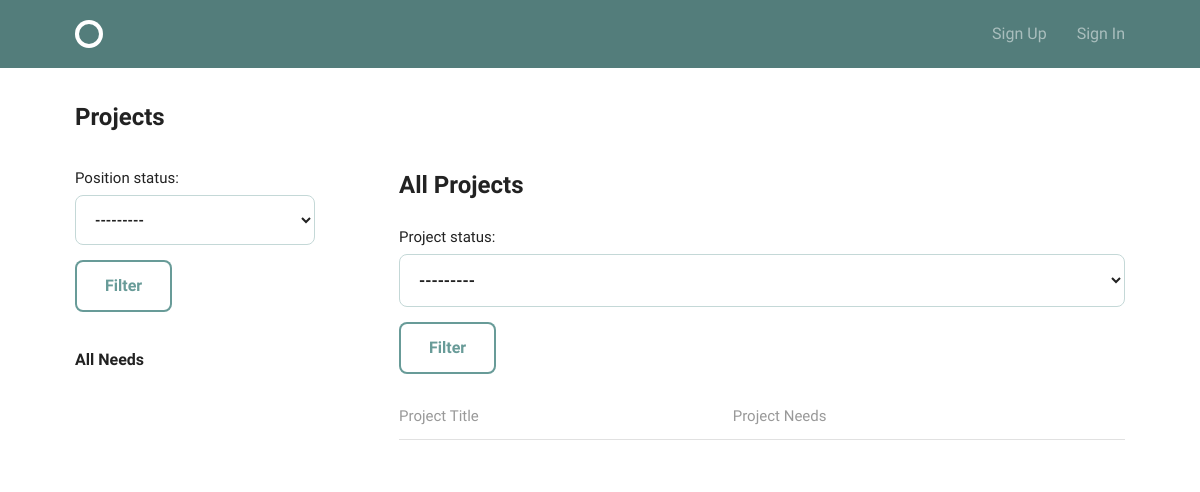
The app's page /, older data.
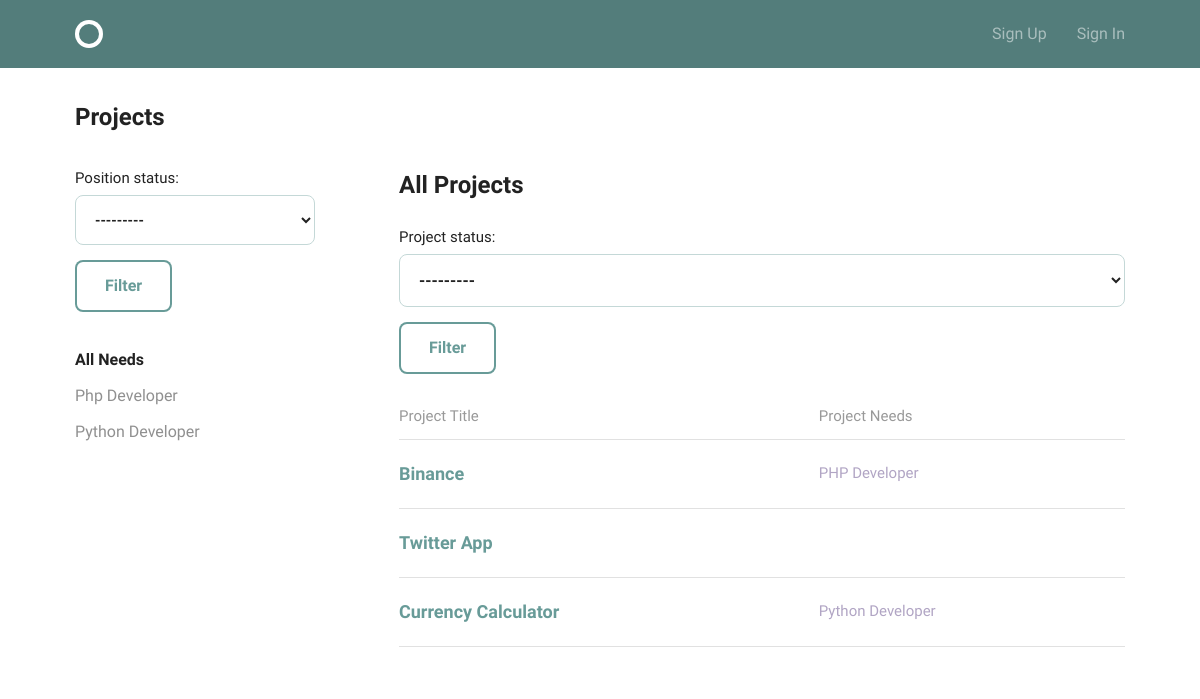
The same page, newer data.
### projects/models.py (models this page shows, shortened)
class Position(models.Model):
    project = models.ForeignKey('Project', on_delete=models.CASCADE)
    title = models.CharField(max_length=255, blank=True, default='')
    description = MarkdownxField(default='')
    main_skills = models.ManyToManyField('accounts.MainSkill',
                                         related_name='positions_main')
    other_skills = models.ManyToManyField('accounts.OtherSkill',
                                          related_name='positions_other')
    position_status = models.CharField(max_length=255,
                                       choices=POSITION_STATUS,
                                       blank=True)
    slug = models.SlugField(editable=False, blank=True)
    timeline = models.CharField(max_length=60, blank=True)
    created_at = models.DateTimeField(auto_now_add=True)
    class Meta:
        ordering = ['-created_at']

class Project(models.Model):
    owner = models.ForeignKey(settings.AUTH_USER_MODEL,
                              on_delete=models.CASCADE,
                              related_name='projects')
    title = models.CharField(max_length=255, unique=True)
    description = MarkdownxField(max_length=2500, default='')
    project_timeline = MarkdownxField(max_length=500, default='')
    applicant_requirements = MarkdownxField(max_length=500, default='')
    project_status = models.CharField(max_length=255,
                                      choices=PROJECT_STATUS,
                                      blank=True)
    slug = models.SlugField(allow_unicode=True, unique=True)
    created_at = models.DateTimeField(auto_now_add=True)
    class Meta:
        ordering = ['-created_at']

### projects/views.py (the view)
# urls.py: path('', views.ProjectAll.as_view(), name='projects_all'),
class ProjectAll(ListView):
    model = Project
    template_name = 'projects/index.html'
    context_object_name = 'projects'
    def get_queryset(self):
        queryset = super(ProjectAll, self).get_queryset()
        queryset = queryset.filter(
            project_status='OPEN',
            position__main_skills__in=User.objects.filter(id=self.request.user.id).values('main_skills__id'),
        ).prefetch_related(
            'position_set'
        ).distinct()
        return queryset
    def get_context_data(self, **kwargs):
        context = super(ProjectAll, self).get_context_data()
        context['search_form'] = SearchForm()
        context['position_filter'] = PositionStatusFilter(self.request.GET, queryset=Position.objects.all())
        context['projects_filter'] = ProjectsFilter(self.request.GET, queryset=Project.objects.all())
        return context

### projects/forms.py
class SearchForm(forms.Form):
    q = forms.CharField(
        max_length=255,
        widget=forms.TextInput(
            attrs={
                'placeholder': 'Search Projects...',
            },
        ))

### projects/templates/projects/index.html (shortened to what this page needs)
{% extends 'base.html' %}
{% load static %}
  {% block body_content %}
  <div class="bounds circle--page">
    <div class="circle--page--header circle--fluid">
      <div class="circle--fluid--cell circle--fluid--primary">
        <h2>Projects</h2>
      </div>
      <div class="circle--fluid--cell circle--fluid--secondary">
      </div>
    </div>
    <div class="grid-25">
      <div class="circle--filter circle--secondary--module">
        {% if position_filter %}
       <form method="GET" class="form-label-group-2">
         <div class="form-label-group-2">
           {{ position_filter.form }}
         </div>
         <button type="submit" class="btn btn-primary mb-2">Filter</button>
       </form>
        {% endif %}
        <ul class="circle--filter--list">
          <li><a class="selected">All Needs</a></li>
          {% for position in position_filter.qs %}
          <li><a href="{% url 'projects:project_detail' slug=position.project.slug %}">{{ position.title|title }}</a></li>
          {% endfor %}
        </ul>
      </div>
    </div>
    <div class="grid-70 grid-push-5">
      <h2>All Projects</h2>
      {% if projects_filter %}
       <form method="GET" class="form-label-group-2">
         <div class="form-label-group-2">
           {{ projects_filter.form }}
         </div>
         <button type="submit" class="btn btn-primary mb-2">Filter</button>
       </form>
        {% endif %}
      <table class="u-full-width circle--table">
        <thead>
          <tr>
            <th>Project Title</th>
            <th class="circle--cell--right">Project Needs</th>
          </tr>
        </thead>
        <tbody>
        {% for project in projects_filter.qs %}
          <tr class="clickable-row" data-href="{% url 'projects:project_detail' slug=project.slug %}">
            <td>
              <h3>{{ project.title|title }}</h3>
            </td>
            <td class="circle--cell--right">
            {% for position in project.position_set.all %}
              <span class="secondary-label">{{ position.title }}</span>
              {% endfor %}
            </td>
          </tr>
          {% endfor %}
        </tbody>
      </table>
    </div>
  </div>
  {% endblock body_content %}

Row changes from the older to the newer data that the page shows:
added Position: title "Php Developer", title "PHP Developer"
added Position: title "Python Developer"
added Project: title "Binance"
added Project: title "Twitter App"
added Project: title "Currency Calculator"
